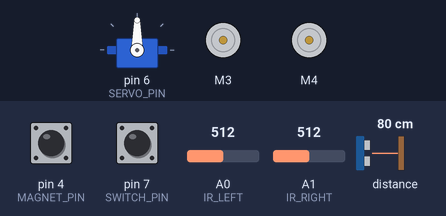
A sketch run on a simulated Arduino Uno, built with avr-gcc and run on an emulated ATmega328P. Parts: servo, 2 × DC motor (green arrow = forward, orange = backward, longer = faster). The inputs (shaded band) are chosen by the test bench; at power-on: pin 4 (MAGNET_PIN) HIGH, pin 7 (SWITCH_PIN) HIGH, A0 (IR_LEFT) = 512, A1 (IR_RIGHT) = 512, distance to the obstacle 80 cm. The echo pulse lasts 58.3 µs per cm; what the sketch prints to the serial monitor is not drawn.

Above: at 0.1 s.
At 86.1 s:
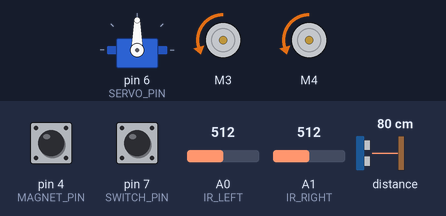
At 90.5 s:
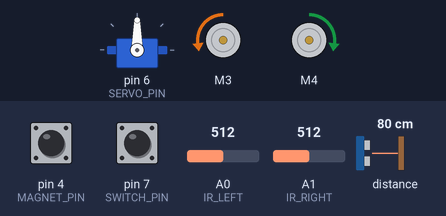
At 96.32 s:
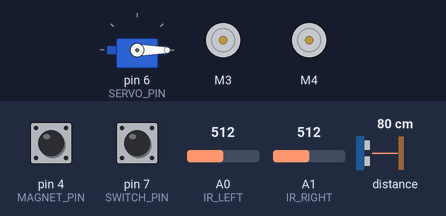
At 102.22 s:
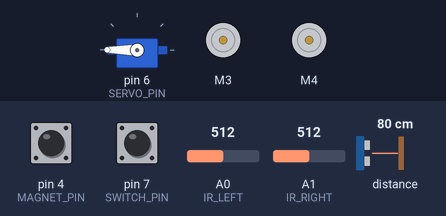
Timing chart, 0 to 103.9 s (numbered marks = the images above):
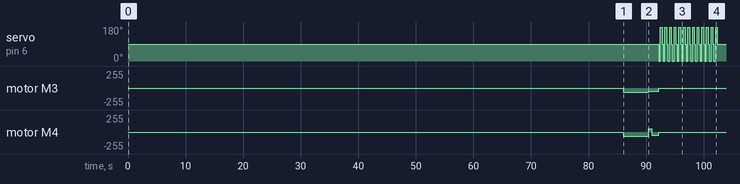

Measured:
- by itself, servo on pin 6 (SERVO_PIN): 90° → 0° at 92.2 s, → 180° 0.30 s later, → 90° 0.30 s later, → 0° 0.20 s later, … (39 changes in this stretch)
- by itself, motor M3: stopped → backward 60/255 at 86.0 s, → backward 50/255 4.5 s later, → stopped 1.7 s later
- by itself, motor M4: stopped → backward 60/255 at 86.0 s, → forward 50/255 4.5 s later, → backward 50/255 0.50 s later, → stopped 1.2 s later

The sketch:

Groupies.ino
```cpp
#include "Motors.h"
#include "Sensors.h"
#include "PID.h"
#include <Arduino.h>

// Pins
#define IR_LEFT A0
#define IR_RIGHT A1
#define TRIGGER_PIN1 1
#define ECHO_PIN1 0
#define TRIGGER_PIN2 2
#define ECHO_PIN2 3
#define SERVO_PIN 6
#define SWITCH_PIN 7
#define MAGNET_PIN 4

Motors motors;
Sensors sensors(IR_LEFT, IR_RIGHT, -1, TRIGGER_PIN1, ECHO_PIN1, TRIGGER_PIN2, ECHO_PIN2, SERVO_PIN); // -1 for unused cliff sensor
PID pidController(1.5, 0.0, 0.5);

const int obstacleThreshold = 5;

// Variable to check if the robot is permanently stopped
bool isStopped = false;

bool danceTime = false;

bool robotStarted = false;

// Variables to manage runtime
unsigned long startTime;
const unsigned long maxRunTime = 5400; // 10 seconds in milliseconds

void setup() {
    Serial.begin(9600);

    pinMode(MAGNET_PIN, INPUT_PULLUP);

    pinMode(SWITCH_PIN, INPUT_PULLUP); // Switch between pin and GND
    motors.init();
    Serial.println("Robot ready");
    sensors.initServo();
}

void loop() {

    // Check the magnetic sensor
    if (!robotStarted) {
        if (digitalRead(MAGNET_PIN) == HIGH) {
            // Magnet has been removed, start the robot
            Serial.println("Magnet removed! Starting robot...");

            // DELAY BEFORE START AFTER STRING PULL

            delay(85000);

            robotStarted = true;
            startTime = millis();  // Initialize start time now
            delay(1000);  // Small delay to avoid bouncing
        } else {
            // Magnet is still present, do nothing
            delay(100);  // Small pause to avoid CPU overload
            return;
        }
    }

    // If the robot hasn't started yet, exit
    if (!robotStarted) {
        return;
    }

    if (isStopped) {
        return;
    }

    if (millis() - startTime >= maxRunTime) {
        Serial.println("Maximum runtime reached");
        // Read the switch state
        bool switchState = digitalRead(SWITCH_PIN) == LOW; // OFF = true, ON = false
        if (switchState) {
            Serial.println("End of run: switch is OFF → Turning left");
            motors.left(50);
        } else {
            Serial.println("End of run: switch is ON → Turning right");
            motors.right(50);
        }
        delay(500); // Turn for 0.5 seconds
        motors.forward(50);
        delay(1200); // Move forward for 1.2 seconds
        motors.stop();

        // Perform the dance here before setting isStopped to true
        Serial.println("Dance mode activated!");
        unsigned long danceStartTime = millis(); // Record dance start time
        while (millis() - danceStartTime < 10000) { // Dance for 10 seconds
            sensors.setServoAngle(0); // Move servo to 0°
            delay(300); // Wait 300ms
            sensors.setServoAngle(180); // Move servo to 180°
            delay(300); // Wait 300ms
            sensors.setServoAngle(90); // Return servo to 90°
            delay(200); // Wait 200ms
        }
        Serial.println("Dance mode ended");

        // Now stop the robot permanently
        isStopped = true;
        return;
    }

    bool switchState = digitalRead(SWITCH_PIN) == LOW; //OFF yellow side, ON blue side
    int distance;

    // If switch is ON → sensor 2 active
    if (switchState) {
        distance = sensors.readDistance2();
        Serial.println("Ultrasonic sensor active: 2");
    } else {
        distance = sensors.readDistance1();
        Serial.println("Ultrasonic sensor active: 1");
    }

    if (distance > 0 && distance <= obstacleThreshold) {
        Serial.println("Obstacle detected");
        motors.stop();
        motors.backward(100);
        delay(500);
        motors.stop();
        delay(500);
        return;
    }

    // PID for trajectory correction
    int valueLeft = sensors.readIRLeft();
    int valueRight = sensors.readIRRight();
    float correction = pidController.compute(valueRight - valueLeft);
    int speedLeft = constrain(60 - correction, 0, 60);
    int speedRight = constrain(60 + correction, 0, 60);
    motors.forward();
    motors.motorLEFT->setSpeed(speedLeft);
    motors.motorRIGHT->setSpeed(speedRight);
    delay(10);
}
```

Motors.cpp
```cpp
#include "Motors.h"

Motors::Motors() : AFMS() {

}

void Motors::init() {
    AFMS.begin();
    motorLEFT = AFMS.getMotor(3);
    motorRIGHT = AFMS.getMotor(4);
}

void Motors::backward(int speed) {
    motorLEFT->setSpeed(speed);
    motorRIGHT->setSpeed(speed);
    motorLEFT->run(FORWARD);
    motorRIGHT->run(FORWARD);
}

void Motors::forward(int speed) {
    motorLEFT->setSpeed(speed);
    motorRIGHT->setSpeed(speed);
    motorLEFT->run(BACKWARD);
    motorRIGHT->run(BACKWARD);
}

void Motors::right(int speed) {
    motorLEFT->setSpeed(speed);
    motorRIGHT->setSpeed(speed);
    motorLEFT->run(BACKWARD);
    motorRIGHT->run(FORWARD);
}

void Motors::left(int speed) {
    motorLEFT->setSpeed(speed);
    motorRIGHT->setSpeed(speed);
    motorLEFT->run(FORWARD);
    motorRIGHT->run(BACKWARD);
}

void Motors::stop() {
    motorLEFT->run(RELEASE);
    motorRIGHT->run(RELEASE);
}
```

Motors.h
```cpp
#ifndef MOTORS_H
#define MOTORS_H

#include <Adafruit_MotorShield.h>

class Motors {
public:
    Motors();
    void init();
    void forward(int speed = 150);
    void backward(int speed = 150);
    void right(int speed = 150);
    void left(int speed = 150);
    void stop();


    Adafruit_DCMotor* motorLEFT;
    Adafruit_DCMotor* motorRIGHT;

private:
    Adafruit_MotorShield AFMS;
};

#endif
```

PID.cpp
```cpp
#include "PID.h"

PID::PID(float kp, float ki, float kd) : kp(kp), ki(ki), kd(kd), previousError(0), integral(0) {}

float PID::compute(float error) {
    integral += error;
    float derivative = error - previousError;
    previousError = error;
    return kp * error + ki * integral + kd * derivative;
}
```

PID.h
```cpp
#ifndef PID_H
#define PID_H

class PID {
public:
    PID(float kp, float ki, float kd);
    float compute(float error);
private:
    float kp, ki, kd;
    float previousError, integral;
};

#endif
```

Sensors.cpp
```cpp
#include "Sensors.h"
#include <Arduino.h>

Sensors::Sensors(int irLeft, int irRight, int irCliff, int trig1, int echo1, int trig2, int echo2, int servoPin)
    : IR_LEFT(irLeft), IR_RIGHT(irRight), IR_CLIFF(irCliff),
      servoPin(servoPin),
      distanceSensor1(trig1, echo1, 200),
      distanceSensor2(trig2, echo2, 200) {
    pinMode(IR_LEFT, INPUT);
    pinMode(IR_RIGHT, INPUT);
    pinMode(IR_CLIFF, INPUT);
}

int Sensors::readIRLeft() {
    return analogRead(IR_LEFT);
}

int Sensors::readIRRight() {
    return analogRead(IR_RIGHT);
}

int Sensors::readIRCliff() {
    return analogRead(IR_CLIFF);
}

int Sensors::readDistance1() {
    return distanceSensor1.ping_cm();
}

int Sensors::readDistance2() {
    return distanceSensor2.ping_cm();
}


void Sensors::initServo() {
    servo.attach(servoPin);
    servo.write(90);
}

void Sensors::setServoAngle(int angle) {
    servo.write(angle);
}
```

Sensors.h
```cpp
#ifndef SENSORS_H
#define SENSORS_H

#include <NewPing.h>
#include <Servo.h>

class Sensors {
public:
    Sensors(int irLeft, int irRight, int irCliff, int trig1, int echo1, int trig2, int echo2, int servoPin);
    int readIRLeft();
    int readIRRight();
    int readIRCliff();
    int readDistance1();
    int readDistance2();
    void initServo();
    void setServoAngle(int angle);
private:
    int IR_LEFT, IR_RIGHT, IR_CLIFF;
    NewPing distanceSensor1;
    NewPing distanceSensor2;
    Servo servo;
    int servoPin;
};

#endif
```
